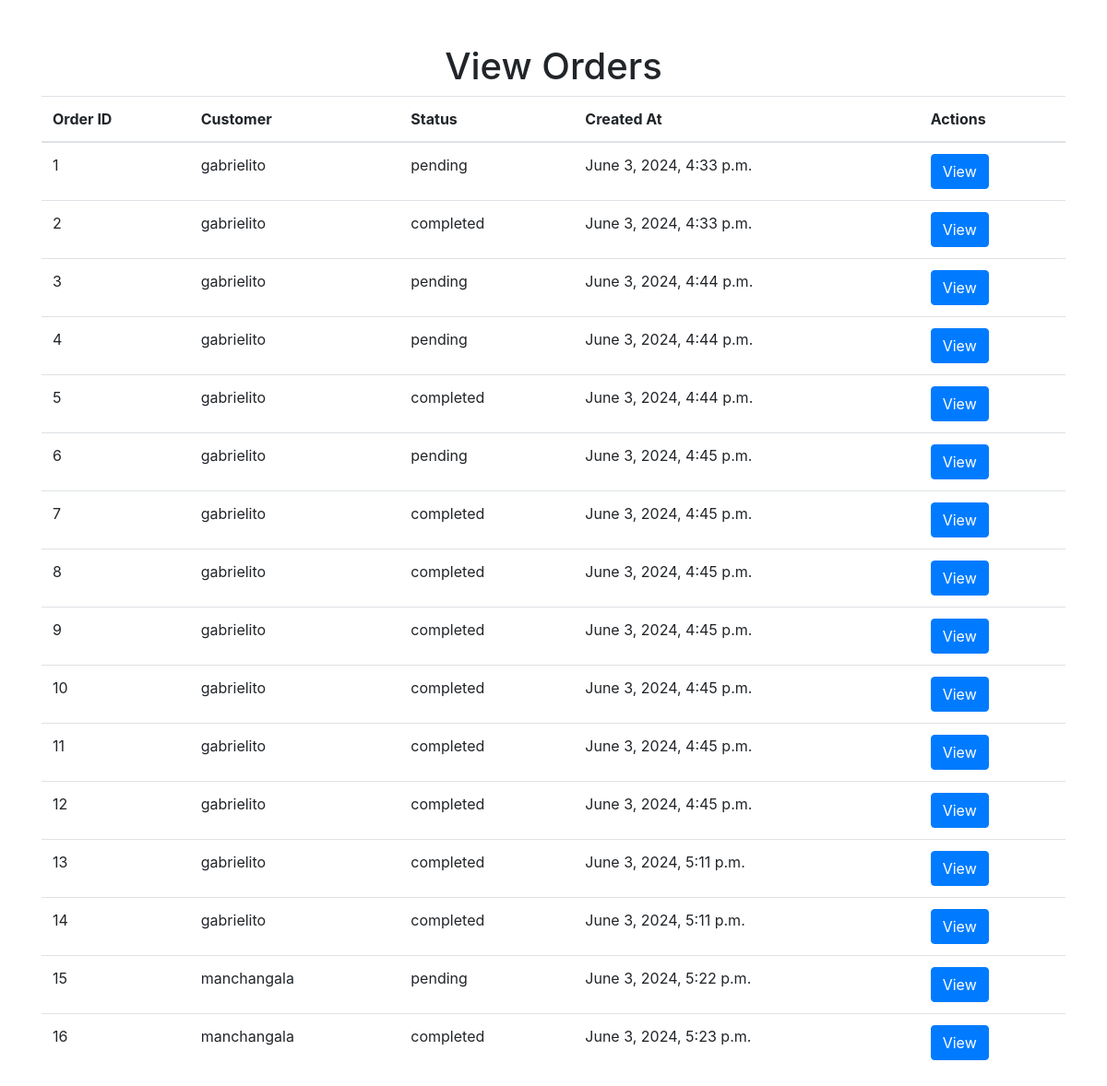
Screenshot of /dashboard/orders/ (signed in) with the database file from the repository.
### core/models.py (models this page shows, shortened)
class Order(models.Model):
    customer = models.ForeignKey(Customer, on_delete=models.CASCADE)
    created_at = models.DateTimeField(auto_now_add=True)
    status = models.CharField(max_length=50)
    address = models.TextField()
    delivery_person = models.ForeignKey(DeliveryPerson, null=True, blank=True, on_delete=models.SET_NULL)

class Customer(models.Model):
    user = models.OneToOneField(User, on_delete=models.CASCADE)
    address = models.TextField()
    phone = models.CharField(max_length=20)

### core/views.py (the view)
# urls.py: path('dashboard/orders/', views.admin_orders, name='admin_orders'),
@staff_member_required
def admin_orders(request):
    orders = Order.objects.all()
    return render(request, 'core/admin_orders.html', {'orders': orders})

### core/templates/core/admin_orders.html (shortened to what this page needs)
{% extends 'core/base.html' %}
{% block content %}
<h1 class="text-center">View Orders</h1>
<table class="table">
    <thead>
        <tr>
            <th>Order ID</th>
            <th>Customer</th>
            <th>Status</th>
            <th>Created At</th>
            <th>Actions</th>
        </tr>
    </thead>
    <tbody>
        {% for order in orders %}
        <tr>
            <td>{{ order.id }}</td>
            <td>{{ order.customer.user.username }}</td>
            <td>{{ order.status }}</td>
            <td>{{ order.created_at }}</td>
            <td>
                <a href="#" class="btn btn-primary">View</a>
            </td>
        </tr>
        {% endfor %}
    </tbody>
</table>
{% endblock %}

### rows the page displays
Order: id "1", customer.user.username "gabrielito", status "pending", created_at "June 3, 2024, 4:33 p.m."
Order: id "2", customer.user.username "gabrielito", status "completed", created_at "June 3, 2024, 4:33 p.m."
Order: id "3", customer.user.username "gabrielito", status "pending", created_at "June 3, 2024, 4:44 p.m."
Order: id "4", customer.user.username "gabrielito", status "pending", created_at "June 3, 2024, 4:44 p.m."
Order: id "5", customer.user.username "gabrielito", status "completed", created_at "June 3, 2024, 4:44 p.m."
Order: id "6", customer.user.username "gabrielito", status "pending", created_at "June 3, 2024, 4:45 p.m."
Order: id "7", customer.user.username "gabrielito", status "completed", created_at "June 3, 2024, 4:45 p.m."
Order: id "8", customer.user.username "gabrielito", status "completed", created_at "June 3, 2024, 4:45 p.m."
Order: id "9", customer.user.username "gabrielito", status "completed", created_at "June 3, 2024, 4:45 p.m."
Order: id "10", customer.user.username "gabrielito", status "completed", created_at "June 3, 2024, 4:45 p.m."
Order: id "11", customer.user.username "gabrielito", status "completed", created_at "June 3, 2024, 4:45 p.m."
Order: id "12", customer.user.username "gabrielito", status "completed", created_at "June 3, 2024, 4:45 p.m."
Order: id "13", customer.user.username "gabrielito", status "completed", created_at "June 3, 2024, 5:11 p.m."
Order: id "14", customer.user.username "gabrielito", status "completed", created_at "June 3, 2024, 5:11 p.m."
Order: id "15", customer.user.username "manchangala", status "pending", created_at "June 3, 2024, 5:22 p.m."
Order: id "16", customer.user.username "manchangala", status "completed", created_at "June 3, 2024, 5:23 p.m."
